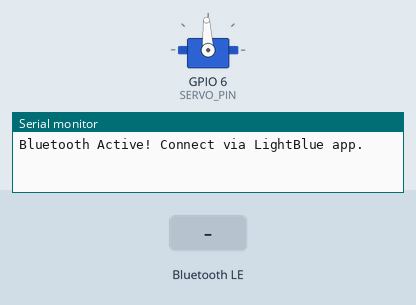
A sketch run on a simulated ESP32. Parts: servo, the last lines printed to the serial monitor. The inputs (shaded band) are chosen by the test bench. Nothing arrives over Bluetooth unless stated; servo pulses on a pin are drawn as a servo (544–2400 µs = 0–180°); a phone connects over Bluetooth LE 3 s after start.

Above: at 1.2 s.
1.3 s: Bluetooth LE write "o" received
At 3.5 s:
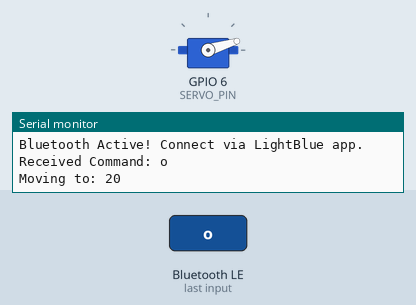
3.8 s: Bluetooth LE write "c" received
At 6.6 s:
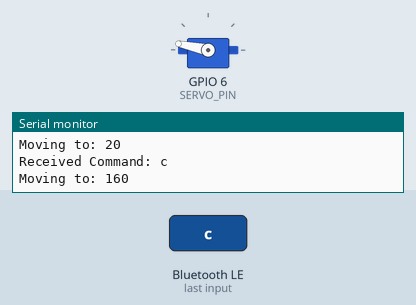
6.8 s: Bluetooth LE write "O" received
At 9.3 s:
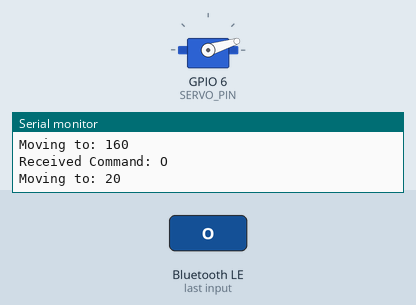
Timing chart, 0 to 10.8 s (numbered marks = the images above; inputs shaded):
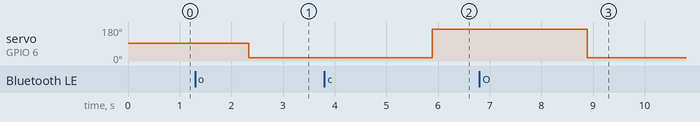

Measured:
- after the input at 1.3 s, servo on GPIO 6 (SERVO_PIN): 93° → 17° after 1.0 s
- after the input at 3.8 s, servo on GPIO 6 (SERVO_PIN): 17° → 168° after 2.1 s
- after the input at 6.8 s, servo on GPIO 6 (SERVO_PIN): 168° → 17° after 2.1 s

The sketch:

SOURCE_CODE.ino
```cpp
#include <Arduino.h>
#include <BLEDevice.h>
#include <BLEUtils.h>
#include <BLEServer.h>

// --- Configuration ---
const uint8_t SERVO_PIN = D5;
const uint32_t SERVO_FREQ = 50;
const uint8_t PWM_RES = 12;

int currentAngle = 90; // Starting position (Middle)
const int OPEN_ANGLE = 20;  // Adjust these for your claw's physical limits
const int CLOSE_ANGLE = 160;
const int SMOOTH_DELAY = 15; // Lower = faster, Higher = slower

// BLE UUIDs (You can keep these as is)
#define SERVICE_UUID        "4fafc201-1fb5-459e-8fcc-c5c9c331914b"
#define CHARACTERISTIC_UUID "beb5483e-36e1-4688-b7f5-ea07361b26a8"

// --- Servo Functions ---
void setServoAngle(int angle) {
  angle = constrain(angle, 0, 180);
  long pulseWidth = map(angle, 0, 180, 500, 2500);
  long duty = (pulseWidth * 4095) / 20000;
  ledcWrite(SERVO_PIN, duty);
}

void moveClawSmoothly(int targetAngle) {
  Serial.print("Moving to: "); Serial.println(targetAngle);
  while (currentAngle != targetAngle) {
    if (currentAngle < targetAngle) currentAngle++;
    else currentAngle--;

    setServoAngle(currentAngle);
    delay(SMOOTH_DELAY);
  }
}

// --- BLE Callback Class ---
class MyCallbacks: public BLECharacteristicCallbacks {
    void onWrite(BLECharacteristic *pCharacteristic) {
      String value = pCharacteristic->getValue().c_str();

      if (value.length() > 0) {
        char command = value[0];
        Serial.print("Received Command: "); Serial.println(command);

        if (command == 'o' || command == 'O') {
          moveClawSmoothly(OPEN_ANGLE);
        }
        else if (command == 'c' || command == 'C') {
          moveClawSmoothly(CLOSE_ANGLE);
        }
      }
    }
};

void setup() {
  Serial.begin(115200);

  // Initialize Servo
  ledcAttach(SERVO_PIN, SERVO_FREQ, PWM_RES);
  setServoAngle(currentAngle);

  // Initialize BLE
  BLEDevice::init("Nano-Claw");
  BLEServer *pServer = BLEDevice::createServer();
  BLEService *pService = pServer->createService(SERVICE_UUID);

  BLECharacteristic *pCharacteristic = pService->createCharacteristic(
                                         CHARACTERISTIC_UUID,
                                         BLECharacteristic::PROPERTY_READ |
                                         BLECharacteristic::PROPERTY_WRITE
                                       );

  pCharacteristic->setCallbacks(new MyCallbacks());
  pService->start();

  BLEAdvertising *pAdvertising = BLEDevice::getAdvertising();
  pAdvertising->addServiceUUID(SERVICE_UUID);
  pAdvertising->setScanResponse(true);
  pAdvertising->setMinPreferred(0x06);
  pAdvertising->setMinPreferred(0x12);
  BLEDevice::startAdvertising();

  Serial.println("Bluetooth Active! Connect via LightBlue app.");
}

void loop() {
  // BLE handles everything via callbacks, loop stays empty or for other tasks
}
```
